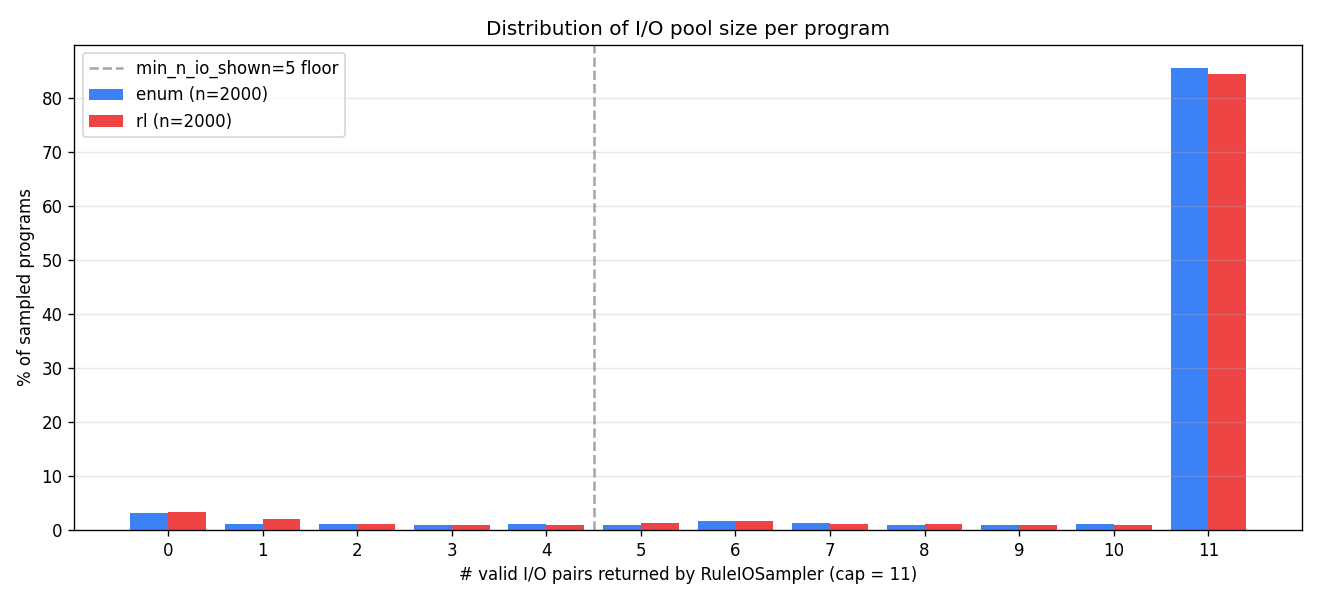

Write Python code to recreate this figure.
"""Plot the distribution of valid I/O pair counts returned by RuleIOSampler
for sampled programs from each corpus."""

import argparse
import json
import random
import signal
from contextlib import contextmanager
from pathlib import Path

import matplotlib
matplotlib.use("Agg")
import matplotlib.pyplot as plt
import numpy as np
from tqdm import tqdm

from src.data.io_sampler import RuleIOSampler


@contextmanager
def _alarm(seconds: float):
    def _handler(_s, _f):
        raise TimeoutError()
    old = signal.signal(signal.SIGALRM, _handler)
    signal.setitimer(signal.ITIMER_REAL, seconds)
    try:
        yield
    finally:
        signal.setitimer(signal.ITIMER_REAL, 0)
        signal.signal(signal.SIGALRM, old)


def collect(corpus_path: Path, n_sample: int, seed: int, n_io_per_program: int) -> list[int]:
    with open(corpus_path) as f:
        entries = json.load(f)
    entries = [e for e in entries if e.get("type") == "list[int]"]
    rng = random.Random(seed)
    rng.shuffle(entries)
    entries = entries[:n_sample]

    sampler = RuleIOSampler(num_io_pairs=n_io_per_program)
    pool_sizes: list[int] = []
    for i, e in enumerate(tqdm(entries, desc=corpus_path.name)):
        prog_rng = random.Random(seed * 1_000_003 + i)
        try:
            with _alarm(30.0):
                pairs = sampler.sample(e["program"], prog_rng)
        except TimeoutError:
            pairs = []
        pool_sizes.append(len(pairs))
    return pool_sizes


def main():
    ap = argparse.ArgumentParser()
    ap.add_argument("--enum", default="datasets/corpus-a/enum_corpus_no_rule.json")
    ap.add_argument("--rl", default="datasets/corpus-a/rl_corpus_no_rule.simplified.json")
    ap.add_argument("--n-sample", type=int, default=2000)
    ap.add_argument("--n-io-per-program", type=int, default=11)
    ap.add_argument("--seed", type=int, default=0)
    ap.add_argument("--out", default="scripts/io_pool_distribution.png")
    args = ap.parse_args()

    enum_pool = collect(Path(args.enum), args.n_sample, args.seed, args.n_io_per_program)
    rl_pool = collect(Path(args.rl), args.n_sample, args.seed + 1, args.n_io_per_program)

    max_n = args.n_io_per_program
    bins = np.arange(0, max_n + 2)  # 0,1,...,max_n -> max_n+1 bins
    enum_hist, _ = np.histogram(enum_pool, bins=bins)
    rl_hist, _ = np.histogram(rl_pool, bins=bins)

    enum_pct = 100 * enum_hist / max(len(enum_pool), 1)
    rl_pct = 100 * rl_hist / max(len(rl_pool), 1)

    x = np.arange(max_n + 1)
    width = 0.4

    fig, ax = plt.subplots(figsize=(11, 5))
    ax.bar(x - width/2, enum_pct, width, label=f"enum (n={len(enum_pool)})", color="#3b82f6")
    ax.bar(x + width/2, rl_pct, width, label=f"rl (n={len(rl_pool)})", color="#ef4444")
    ax.axvline(4.5, color="grey", linestyle="--", alpha=0.7,
               label="min_n_io_shown=5 floor")
    ax.set_xticks(x)
    ax.set_xlabel(f"# valid I/O pairs returned by RuleIOSampler (cap = {max_n})")
    ax.set_ylabel("% of sampled programs")
    ax.set_title("Distribution of I/O pool size per program")
    ax.legend()
    ax.grid(axis="y", alpha=0.3)

    for name, pool in [("enum", enum_pool), ("rl", rl_pool)]:
        arr = np.array(pool)
        print(f"\n{name}: mean={arr.mean():.2f}  median={np.median(arr):.0f}  "
              f"p25={np.percentile(arr, 25):.0f}  p75={np.percentile(arr, 75):.0f}  "
              f"frac_<5={(arr < 5).mean():.1%}  "
              f"frac_<11={(arr < max_n).mean():.1%}  "
              f"frac_=={max_n}={(arr == max_n).mean():.1%}")

    out_path = Path(args.out)
    out_path.parent.mkdir(parents=True, exist_ok=True)
    fig.tight_layout()
    fig.savefig(out_path, dpi=120)
    print(f"\nSaved chart to {out_path}")


if __name__ == "__main__":
    main()
